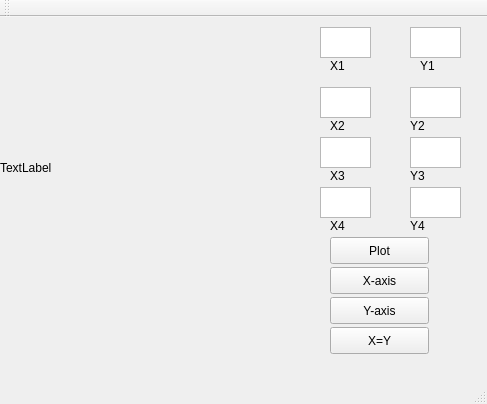
<?xml version="1.0" encoding="UTF-8"?>
<ui version="4.0">
 <class>MainWindow</class>
 <widget class="QMainWindow" name="MainWindow">
  <property name="geometry">
   <rect>
    <x>0</x>
    <y>0</y>
    <width>487</width>
    <height>404</height>
   </rect>
  </property>
  <property name="windowTitle">
   <string>MainWindow</string>
  </property>
  <widget class="QWidget" name="centralWidget">
   <widget class="QLabel" name="label">
    <property name="enabled">
     <bool>true</bool>
    </property>
    <property name="geometry">
     <rect>
      <x>0</x>
      <y>0</y>
      <width>311</width>
      <height>301</height>
     </rect>
    </property>
    <property name="text">
     <string>TextLabel</string>
    </property>
   </widget>
   <widget class="QLabel" name="label_2">
    <property name="geometry">
     <rect>
      <x>330</x>
      <y>40</y>
      <width>51</width>
      <height>17</height>
     </rect>
    </property>
    <property name="text">
     <string>X1</string>
    </property>
   </widget>
   <widget class="QLabel" name="label_3">
    <property name="geometry">
     <rect>
      <x>420</x>
      <y>40</y>
      <width>51</width>
      <height>17</height>
     </rect>
    </property>
    <property name="text">
     <string>Y1</string>
    </property>
   </widget>
   <widget class="QLabel" name="label_4">
    <property name="geometry">
     <rect>
      <x>330</x>
      <y>100</y>
      <width>51</width>
      <height>17</height>
     </rect>
    </property>
    <property name="text">
     <string>X2</string>
    </property>
   </widget>
   <widget class="QLabel" name="label_5">
    <property name="geometry">
     <rect>
      <x>410</x>
      <y>100</y>
      <width>51</width>
      <height>17</height>
     </rect>
    </property>
    <property name="text">
     <string>Y2</string>
    </property>
   </widget>
   <widget class="QLabel" name="label_6">
    <property name="geometry">
     <rect>
      <x>330</x>
      <y>150</y>
      <width>67</width>
      <height>17</height>
     </rect>
    </property>
    <property name="text">
     <string>X3</string>
    </property>
   </widget>
   <widget class="QLabel" name="label_7">
    <property name="geometry">
     <rect>
      <x>410</x>
      <y>150</y>
      <width>67</width>
      <height>17</height>
     </rect>
    </property>
    <property name="text">
     <string>Y3</string>
    </property>
   </widget>
   <widget class="QLabel" name="label_8">
    <property name="geometry">
     <rect>
      <x>330</x>
      <y>200</y>
      <width>67</width>
      <height>17</height>
     </rect>
    </property>
    <property name="text">
     <string>X4</string>
    </property>
   </widget>
   <widget class="QLabel" name="label_9">
    <property name="geometry">
     <rect>
      <x>410</x>
      <y>200</y>
      <width>67</width>
      <height>17</height>
     </rect>
    </property>
    <property name="text">
     <string>Y4</string>
    </property>
   </widget>
   <widget class="QTextEdit" name="textEdit">
    <property name="geometry">
     <rect>
      <x>320</x>
      <y>10</y>
      <width>51</width>
      <height>31</height>
     </rect>
    </property>
   </widget>
   <widget class="QTextEdit" name="textEdit_2">
    <property name="geometry">
     <rect>
      <x>410</x>
      <y>10</y>
      <width>51</width>
      <height>31</height>
     </rect>
    </property>
   </widget>
   <widget class="QTextEdit" name="textEdit_3">
    <property name="geometry">
     <rect>
      <x>320</x>
      <y>70</y>
      <width>51</width>
      <height>31</height>
     </rect>
    </property>
   </widget>
   <widget class="QTextEdit" name="textEdit_4">
    <property name="geometry">
     <rect>
      <x>410</x>
      <y>70</y>
      <width>51</width>
      <height>31</height>
     </rect>
    </property>
   </widget>
   <widget class="QTextEdit" name="textEdit_5">
    <property name="geometry">
     <rect>
      <x>320</x>
      <y>120</y>
      <width>51</width>
      <height>31</height>
     </rect>
    </property>
   </widget>
   <widget class="QTextEdit" name="textEdit_6">
    <property name="geometry">
     <rect>
      <x>410</x>
      <y>120</y>
      <width>51</width>
      <height>31</height>
     </rect>
    </property>
   </widget>
   <widget class="QTextEdit" name="textEdit_7">
    <property name="geometry">
     <rect>
      <x>320</x>
      <y>170</y>
      <width>51</width>
      <height>31</height>
     </rect>
    </property>
   </widget>
   <widget class="QTextEdit" name="textEdit_8">
    <property name="geometry">
     <rect>
      <x>410</x>
      <y>170</y>
      <width>51</width>
      <height>31</height>
     </rect>
    </property>
   </widget>
   <widget class="QPushButton" name="pushButton">
    <property name="geometry">
     <rect>
      <x>330</x>
      <y>250</y>
      <width>99</width>
      <height>27</height>
     </rect>
    </property>
    <property name="text">
     <string>X-axis</string>
    </property>
   </widget>
   <widget class="QPushButton" name="pushButton_2">
    <property name="geometry">
     <rect>
      <x>330</x>
      <y>280</y>
      <width>99</width>
      <height>27</height>
     </rect>
    </property>
    <property name="text">
     <string>Y-axis</string>
    </property>
   </widget>
   <widget class="QPushButton" name="pushButton_3">
    <property name="geometry">
     <rect>
      <x>330</x>
      <y>310</y>
      <width>99</width>
      <height>27</height>
     </rect>
    </property>
    <property name="text">
     <string>X=Y</string>
    </property>
   </widget>
   <widget class="QPushButton" name="pushButton_4">
    <property name="geometry">
     <rect>
      <x>330</x>
      <y>220</y>
      <width>99</width>
      <height>27</height>
     </rect>
    </property>
    <property name="text">
     <string>Plot</string>
    </property>
   </widget>
  </widget>
  <widget class="QMenuBar" name="menuBar">
   <property name="geometry">
    <rect>
     <x>0</x>
     <y>0</y>
     <width>487</width>
     <height>25</height>
    </rect>
   </property>
  </widget>
  <widget class="QToolBar" name="mainToolBar">
   <attribute name="toolBarArea">
    <enum>TopToolBarArea</enum>
   </attribute>
   <attribute name="toolBarBreak">
    <bool>false</bool>
   </attribute>
  </widget>
  <widget class="QStatusBar" name="statusBar"/>
 </widget>
 <layoutdefault spacing="6" margin="11"/>
 <resources/>
 <connections/>
</ui>
